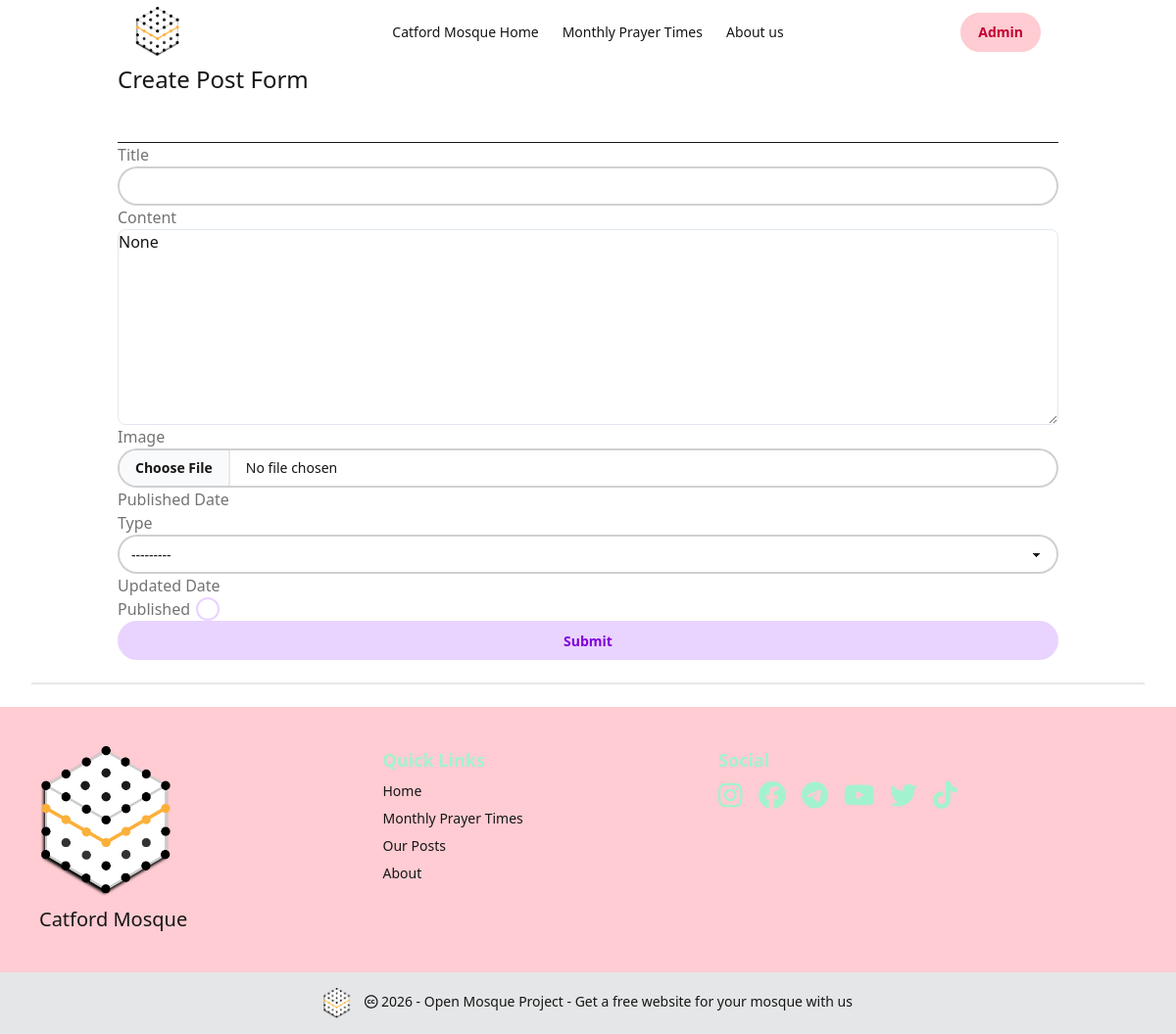
The app's page /create_post (signed in) with its own data.
### masjidConfig/models.py (models this page shows, shortened)
class CentreProfile(SingletonModel):
    maintenance_mode = models.BooleanField(default=False)
    masjid_Name = models.CharField(trans("Name of mosque"), max_length=255, default='Open Mosque Project')
    masjid_Logo = models.ImageField(upload_to='images/', default='images/gsm_logo.png')
    masjid_Photo = models.ImageField(upload_to='images/', blank=True)
    established = models.DateField(blank=True, null=True)
    about = models.TextField(max_length=2000, blank=True)
    address1 = models.CharField(max_length=255, blank=True)
    town = models.CharField(max_length=255, blank=True)
    city = models.CharField(max_length=255, default='London')
    country = models.CharField(max_length=255, default='GB')
    postcode = models.CharField(max_length=10, blank=True)
    method = models.IntegerField(choices=PRAYER_CALC_CHOICES, default=3)
    shafaq = models.CharField(max_length=10, choices=SHAFAQ_CHOICES, default=GEN)
    school = models.IntegerField(choices=SCHOOL_CHOICES, default=SHAFI)
    latitude = models.DecimalField(max_digits=9, decimal_places=6, default=51.443909)
    longitude = models.DecimalField(max_digits=9, decimal_places=6, default=0.219730)
    weekly_schedule = models.JSONField(default=get_default_schedule, help_text="Schedule of operating days and prayers with jamaah times")
    fajr_jamaah_minutes = models.CharField(max_length=255, choices=FAJR_JAMAAH, blank=True)
    dhuhr_jamaah_minutes = models.CharField(max_length=255, choices=DHUHR_JAMAAH, blank=True)
    asr_jamaah_minutes = models.CharField(max_length=255, choices=ASR_JAMAAH, blank=True)
    maghrib_jamaah_minutes = models.CharField(max_length=255, choices=MAGHRIB_JAMAAH, blank=True)
    isha_jamaah_minutes = models.CharField(max_length=255, choices=ISHA_JAMAAH, blank=True)
    theme_choice = models.CharField(max_length=255, choices=COLOR_CHOICES, default='light')
    facebook = models.CharField(max_length=255, blank=True)
    instagram = models.CharField(max_length=255, blank=True)
    youtube = models.CharField(max_length=255, blank=True)
    telegram = models.CharField(max_length=255, blank=True)
    twitter = models.CharField(max_length=255, blank=True)
    tiktok = models.CharField(max_length=255, blank=True)
    imam = models.CharField(max_length=255, blank=True)
    landline = models.CharField(max_length=255, blank=True)
    mobile = models.CharField(max_length=255, blank=True)
    email = models.CharField(max_length=255, blank=True)
    what3words = models.CharField(max_length=255, blank=True)
    class Meta:
        verbose_name = trans("Site Configuration")
    """
    Adjustments we have not currently added

    Tune - "tune" (string) -
    Comma Separated String of integers to offset timings returned by the API in minutes. Example: 5,3,5,7,9,7. See https://aladhan.com/calculation-methods

    "midnightMode" (number) -
    0 for Standard (Mid Sunset to Sunrise), 1 for Jafari (Mid Sunset to Fajr). If you leave this empty, it defaults to Standard.

    "timezonestring" (string) -
    A valid timezone name as specified on http://php.net/manual/en/timezones.php . Example: Europe/London. If you do not specify this, we'll calcuate it using the co-ordinates you provide.

    "latitudeAdjustmentMethod" (number) -
    Method for adjusting times higher latitudes - for instance, if you are checking timings in the UK or Sweden.
    1 - Middle of the Night
    2 - One Seventh
    3 - Angle Based

    "adjustment" (number) -
    Number of days to adjust hijri date(s). Example: 1 or 2 or -1 or -2
    """

### posts/views.py (the view)
# urls.py: path('create_post', views.post_form, name='post_form'),
@login_required
def post_form(request):
    form = PostForm(request.POST, request.FILES)
    if form.is_valid():
        form.save()
        return redirect('posts:home')
    else:
        form = PostForm()
        context = {'form':form}
        return render(request, 'posts/post_form.html', context)

### posts/forms.py
class PostForm(forms.ModelForm):
    content = forms.CharField() # widget=CKEditorWidget()
    class Meta:
        model = Post
        fields = '__all__'

### masjidConfig/templatetags/masjid_tags.py (called while the page is built)
@register.simple_tag
def get_masjid():
    return CentreProfile.objects.get(pk=1)

### posts/templates/posts/post_form.html (shortened to what this page needs)
{% extends 'base.html' %}
{% load static %}
{% load widget_tweaks %}
{% block css %}
  <link href="https://cdn.quilljs.com/1.3.6/quill.snow.css" rel="stylesheet">
{% endblock %}
{% block content %}
<h1 class="text-2xl">Create Post Form</h1>
<br>
  <br><hr>
  <form action="{% url 'posts:post_form' %}" method="POST" enctype="multipart/form-data">
    <div class="form-control">
      <label class="label">
          <span class="label-text">Title</span>
      </label>
      {{ form.title|add_class:"input input-bordered w-full" }}
    </div>
    <div class="form-control">
      <label class="label">
        <span class="label-text">Content</span>
      </label>
      <div id="editor" class="quill-editor">{{ form.content.value|safe }}</div>
    </div>
    <div class="form-control">
        <label class="label">
            <span class="label-text">Image</span>
        </label>
        {{ form.image|add_class:"file-input file-input-bordered w-full" }}
    </div>
    <div class="form-control">
        <label class="label">
            <span class="label-text">Published Date</span>
        </label>
    </div>
    <div class="form-control">
      <label class="label">
          <span class="label-text">Type</span>
      </label>
      {{ form.type|add_class:"select select-bordered w-full" }}
    </div>
    <div class="form-control">
        <label class="label">
            <span class="label-text">Updated Date</span>
        </label>
    </div>
    <div class="form-control">
        <label class="label cursor-pointer">
            <span class="label-text">Published</span>
            {{ form.published|add_class:"checkbox checkbox-primary" }}
        </label>
    </div>
    <div class="form-control">
        <input type="submit" class="btn btn-primary w-full" value="Submit" />
    </div>
  </form>
{% endblock %}

### templates/base.html (shortened to what this page needs)
{% load static %}
{% load masjid_tags %}
{% get_masjid as masjid_base %}
<html
  {% if masjid_base.theme_choice %}
    data-theme="{{ masjid_base.theme_choice }}"
  {% else %}
    data-theme="light"
  {% endif %}>
    <head>
      <link href="https://cdn.jsdelivr.net/npm/daisyui@5.0.0-beta.8/daisyui.css" rel="stylesheet" type="text/css" />
      <link href="https://cdn.jsdelivr.net/npm/daisyui@5.0.0-beta.8/themes.css" rel="stylesheet" type="text/css" />
      <script src="https://cdn.jsdelivr.net/npm/@tailwindcss/browser@4"></script>
      {% block css %}{% endblock css %}
      <link rel="stylesheet" href="{% static 'css/style.css' %}">
    </head>
    <body class="{% block bodyclass %}{% endblock bodyclass %}" hx-headers='{"X-CSRFToken": "{{ csrf_token }}"}'>
        <div class="navbar bg-base-100 container mx-auto px-0 md:px-4 lg:px-8">
          <div class="navbar-start">
            <a class="btn btn-ghost text-xl" href="{% url 'posts:home' %}">
              <img src="{{masjid_base.masjid_Logo.url}}" alt="" width="50" height="50">
            </a>
          </div>
          <div class="navbar-center hidden lg:flex">
            <ul class="menu menu-horizontal px-1">
              {% include 'nav_bar_links.html' %}
            </ul>
          </div>
          <div class="navbar-end">
            {% if user.is_authenticated %}
            <div class="dropdown dropdown-end">
              <div tabindex="0" role="button" class="btn btn-ghost">
                <button type="button" class="btn btn-secondary" >Admin</button>
              </div>
          </div>
          {% else %}
            <form class="d-flex">
              <a href="{% url 'login' %}" class="btn btn-primary">Login</a>
            </form>
          {% endif %}
          </div>
        </div>
          <div class="container mx-auto px-0 md:px-4 lg:px-8">{% block content %} {% endblock content %}</div>
          <div class="divider px-8"></div>
          <div class="bg-base-300">
            {% include 'footer.html' %}
          </div>
    </body>
</html>

### templates/nav_bar_links.html
<li class="">
    <a class="" href="{% url 'posts:home' %}">{{masjid_base.masjid_Name}} Home</a>
</li>
<li class="">
    <a class="" href="{% url 'posts:month_view'%}">Monthly Prayer Times</a>
</li>
<li class="">
    <a class="" href="{% url 'masjidConfig:about' %}">About us</a>
</li>

### templates/footer.html (shortened to what this page needs)
{% load static %}
<footer class="footer sm:footer-horizontal bg-secondary p-10">
  <aside>
  <img src="{{masjid_base.masjid_Logo.url}}" alt="mosque logo" width="150">
    <p>
      <span class="text-xl">{{ masjid_base.masjid_Name }}</span>
      <br />
    </p>
  </aside>
  <nav>
    <h6 class="text-lg font-bold text-accent">Quick Links</h6>
    <a href="{% url 'posts:home' %}" class="link link-hover">Home</a>
    <a href="{% url 'posts:month_view'%}" class="link link-hover">Monthly Prayer Times</a>
    <a href="{% url 'posts:post_list'%}" class="link link-hover">Our Posts</a>
    <a href="{% url 'masjidConfig:about' %}" class="link link-hover">About</a>
  </nav>
  <nav>
    <h6 class="text-lg font-bold text-accent text-accent">Social</h6>
    <div class="grid grid-flow-col gap-4">
      {% include 'social_media_icons.html' %}
    </div>
  </nav>
</footer>
<footer class="footer sm:footer-horizontal footer-center bg-base-300 text-base-content p-4">
  <aside>
    <p>
      <a href="https://openmosqueproject.com/" class="mb-3 me-2 mb-md-0 text-muted text-decoration-none lh-1">
        <img class="inline-block" src="{% static 'images/gsm_logo.png' %}" alt="" width="30" height="30">
      </a>
      <i class="fa-brands fa-creative-commons"></i>
      {% now "Y" %} - Open Mosque Project - <a href="https://openmosqueproject.com/">Get a free website for your mosque with us</a>
    </p>
  </aside>
</footer>

### static/css/style.css (style rules this page uses)
.quill-editor { height: 200px; overflow-y: auto; border: 1px solid #e2e8f0; border-radius: 0.5rem; resize: vertical; }

### records on screen
CentreProfile: masjid_Logo (picture), masjid_Name "Catford Mosque"
